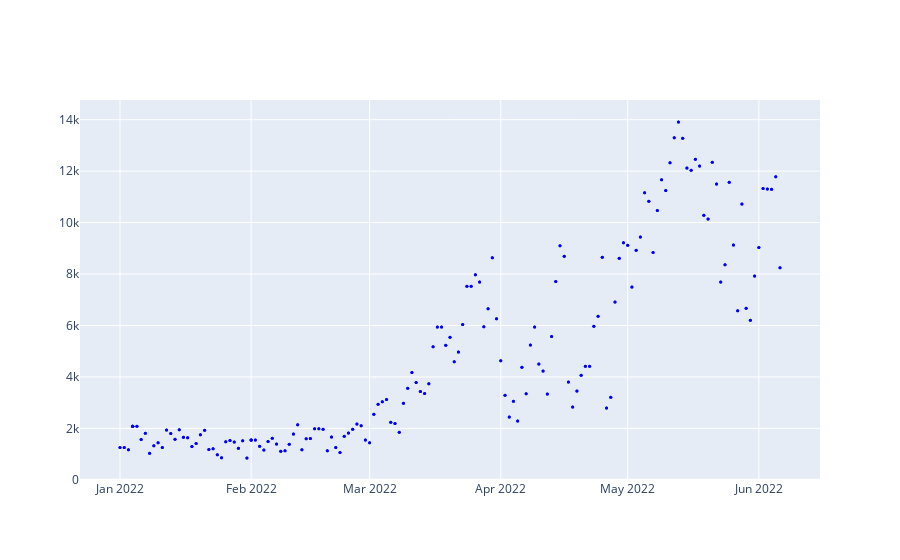

Notebook code for this chart:
### Code cell
import plotly.graph_objects as go
fig = go.Figure()
fig.add_trace(go.Scatter(x=df["data_przejazdu"],
                         y=df["ilosc_przejazdow"],
                         mode='markers',
                         marker=dict(size=3, color="blue")))
fig.show()

### Figure 1 — Plotly figure (JSON) as saved in the notebook; plotly's stock layout.template omitted (floating-point values rounded to 4 significant figures; data arrays with more than 128 entries replaced by an {"elided": "..."} marker saying what was removed)
{"data": [{"marker": {"color": "blue", "size": 3}, "mode": "markers", "x": {"elided": "320 str values"}, "y": {"elided": "320 int values"}, "type": "scatter"}], "layout": {}}
